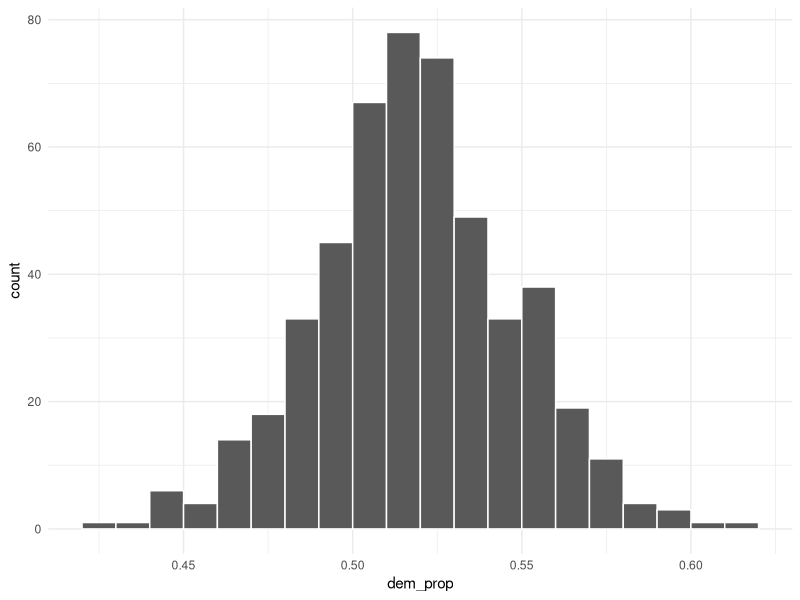
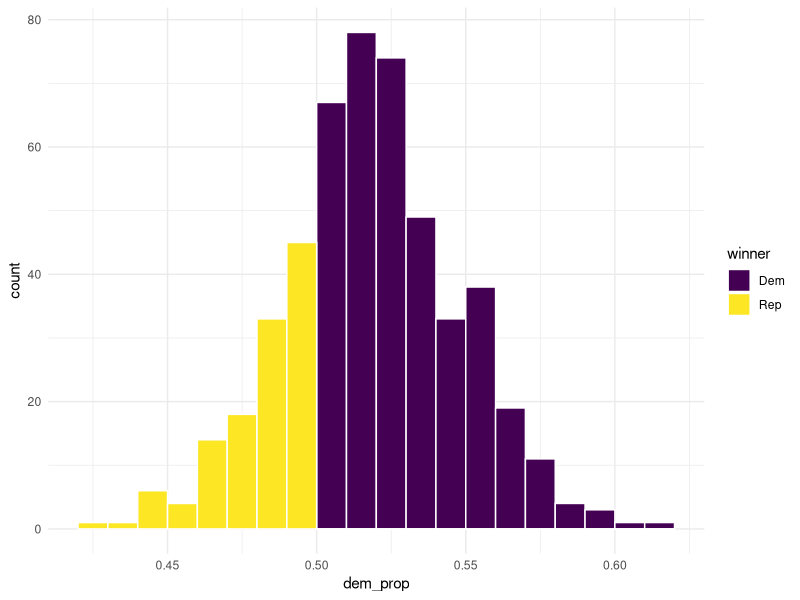
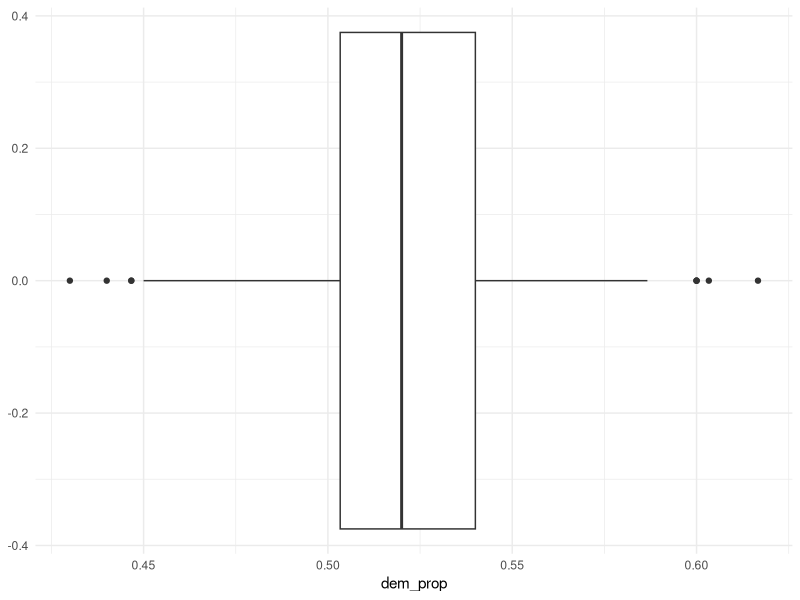
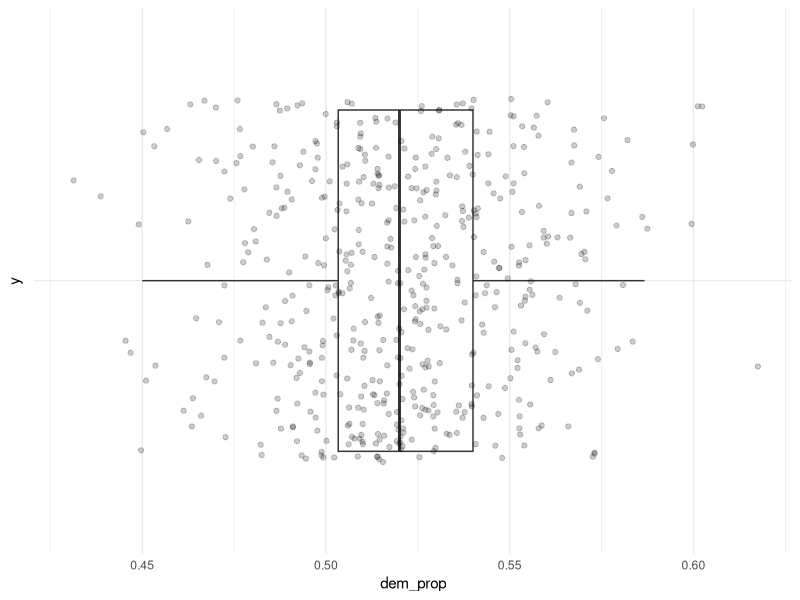

These figures' R source, in order:
library(tidyverse)
theme_set(theme_minimal())

# set up simulation "dresser"
num_sims <- 500    # how many do I want to do?
poll_size <- 300   # number of people in each "poll"

sims <- tibble(sim_num = 1:num_sims) |> 
  uncount(poll_size)

# inspect simulation "dresser"
sims

# draw the samples
sims <- sims |> 
  mutate(vote = sample(c("Dem", "Rep"),
                       size = num_sims*poll_size,
                       prob = c(.52, .48),
                       replace = TRUE)
  )

# summarize the results
results <- sims |> 
  mutate(dem_vote = if_else(vote == "Dem", 1L, 0L )) |> 
  group_by(sim_num) |> 
  summarize(dem_prop = mean(dem_vote))

# plot the results
ggplot(results,
       aes(x = dem_prop)) +
  geom_histogram(color = "white",
                 boundary = .5,
                 binwidth = .01)

# how often does the poll predict the winner?
results <- results |> 
  mutate(dem_win = if_else(dem_prop > .5, 1L, 0L))

results |> 
  summarise(prop_correct = mean(dem_win))

# shade the same plot
results <- results |> 
  mutate(winner = if_else(dem_win == 1, "Dem", "Rep"))

ggplot(results,
       aes(x = dem_prop,
           fill = winner)) +
         geom_histogram(color = "white",
                        boundary = .5,
                        binwidth = .01) +
  scale_fill_viridis_d()

# box plot
ggplot(results,
       aes(x = dem_prop)) +
  geom_boxplot()

# strip plot
ggplot(results,
       aes(x = dem_prop,
           y = "")) +
  geom_boxplot(outlier.color = NA) +
  geom_jitter(alpha = .2)
  
